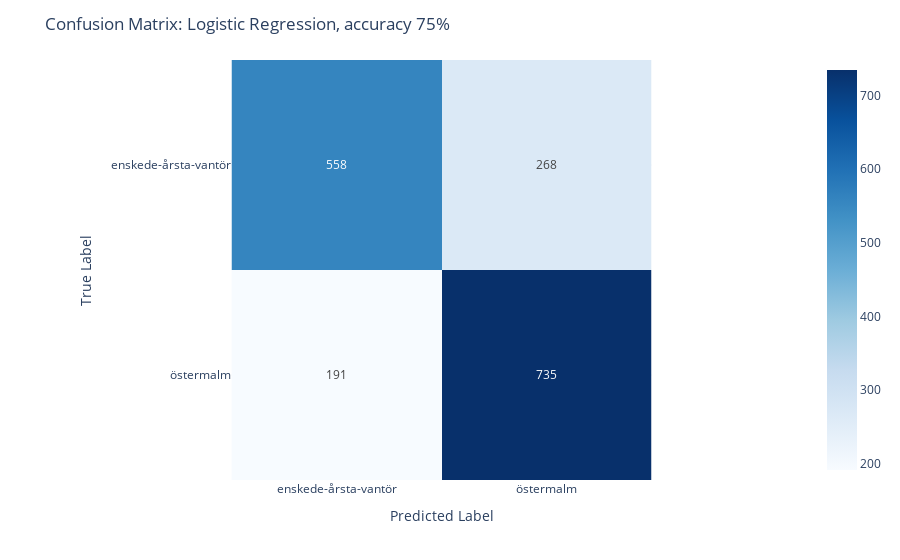

The notebook cell this image was saved under:
### Code cell
classifier_model(df, labels_2, LogisticRegression(), '2y')
evaluate_model(df, labels_2, 'model_LogisticRegression()_2y',
               'Logistic Regression, accuracy 75%')

### Figure 1 — Plotly figure (JSON) as saved in the notebook; plotly's stock layout.template omitted (floating-point values rounded to 4 significant figures)
{"data": [{"coloraxis": "coloraxis", "hovertemplate": "x: %{x}<br>y: %{y}<br>color: %{z}<extra></extra>", "name": "0", "texttemplate": "%{z}", "type": "heatmap", "x": ["enskede-årsta-vantör", "östermalm"], "xaxis": "x", "y": ["enskede-årsta-vantör", "östermalm"], "yaxis": "y", "z": [[558, 268], [191, 735]]}], "layout": {"coloraxis": {"colorscale": [[0, "rgb(247,251,255)"], [0.125, "rgb(222,235,247)"], [0.25, "rgb(198,219,239)"], [0.375, "rgb(158,202,225)"], [0.5, "rgb(107,174,214)"], [0.625, "rgb(66,146,198)"], [0.75, "rgb(33,113,181)"], [0.875, "rgb(8,81,156)"], [1, "rgb(8,48,107)"]]}, "margin": {"t": 60}, "title": {"text": "Confusion Matrix: Logistic Regression, accuracy 75%"}, "xaxis": {"anchor": "y", "constrain": "domain", "domain": [0, 1], "scaleanchor": "y", "title": {"text": "Predicted Label"}}, "yaxis": {"anchor": "x", "autorange": "reversed", "constrain": "domain", "domain": [0, 1], "title": {"text": "True Label"}}}}
